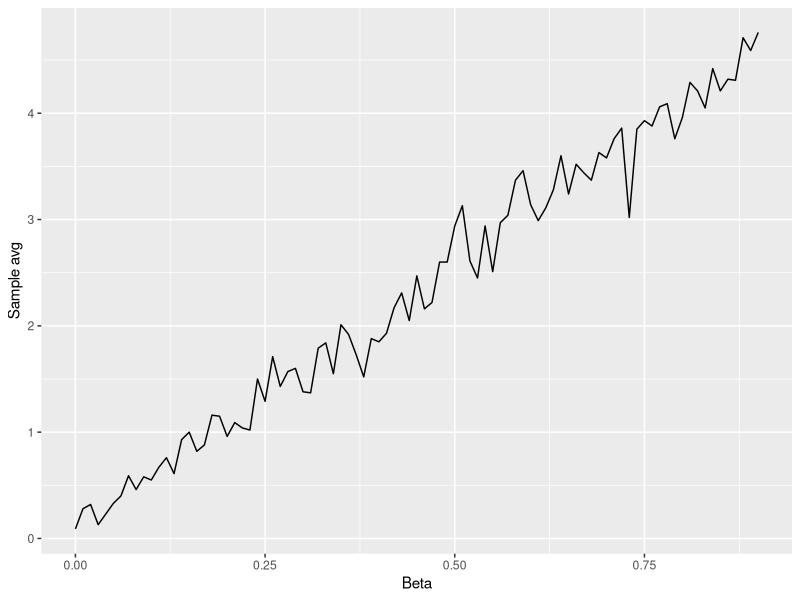

Source code (R):
## ---- chunk 1
library(tidyverse)
library(ggplot2)
## ---- chunk 2
set.seed(0)

n<-1000

sample_X<-data.frame(U=runif(n)) %>%
  mutate(X=case_when(
    (0<=U)&(U<0.25)~1,
    (0.25<=U)&(U<0.5)~5,
    (0.5<=U)&(U<=1)~0)) %>%
  pull(X)

## ---- chunk 3
sample_X_015 <- function(alpha, beta, n) {
  beta_start <- alpha+beta
  
  return(data.frame(u=runif(n)) %>%
    mutate(x=case_when(
      (0<=u)&(u<alpha) ~ 1,
      (alpha<=u)&(u<beta_start) ~ 5,
      (beta_start<=u)&(u<=1) ~ 0
    )) %>%
    pull(x)
  )
}
## ---- chunk 4
alpha <- 0.5
beta <- 0.1
n <- 10000

# Vector of probs
PS <- c(1-alpha-beta, alpha, beta)

# Vector of outcomes
S <- c(0, 1, 5)

# Run the code
vals <- sample_X_015(alpha, beta, n)

# Expectation
ES <- sum(S * PS)
ES

# Average of values
mean(vals)

# Variance
var(vals)

## ---- chunk 5
beta_vals <- c(seq(0, 0.9, 0.01))
alpha <- 0.1
n <- 100

#temp <- data.frame(map(.x=data_x, ~sample_X_015(alpha,.x,n)))
#temp

vary_beta_sample<-data.frame(beta_vals)%>%
  mutate(rand_vars=map(.x=beta_vals,~sample_X_015(alpha, .x, n))) %>%
  mutate(sample_avg = map_dbl(.x=rand_vars,~mean(.x)))

head(vary_beta_sample)

graph <- vary_beta_sample %>%
  ggplot(aes(x=beta_vals, y=sample_avg)) + xlab("Beta")
graph + geom_line() + ylab("Sample avg")

